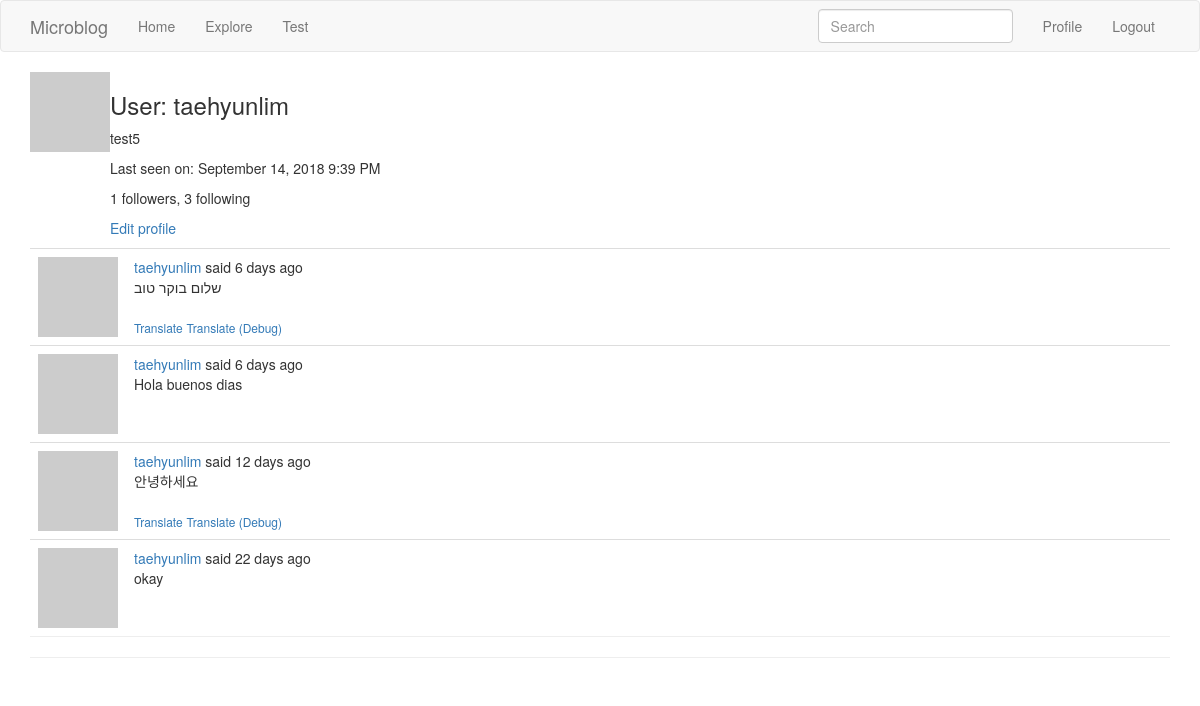
Page /user/taehyunlim (signed in) on the earlier database version.
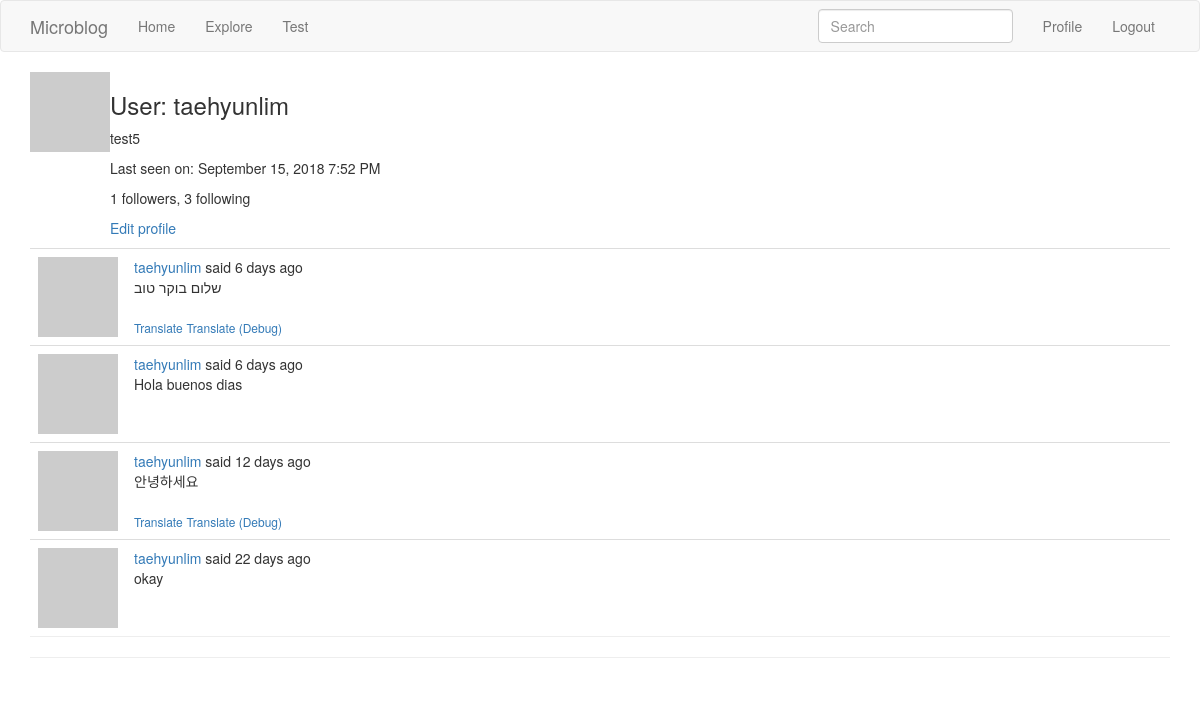
Same page on the later database version.
### app/models.py (models this page shows, shortened)
class User(UserMixin, db.Model):
    id = db.Column(db.Integer, primary_key=True)
    username = db.Column(db.String(64), index=True, unique=True)
    email = db.Column(db.String(120), index=True, unique=True)
    pw_hash = db.Column(db.String(128))
    about_me = db.Column(db.String(140))
    datetime_joined = db.Column(db.DateTime, default=datetime.utcnow)
    datetime_last_seen = db.Column(db.DateTime, default=datetime.utcnow)
    posts = db.relationship('Post', backref='author', lazy='dynamic')
    followed = db.relationship(
        'User', # Self-referential
        secondary=followers, # Association table defined above
        primaryjoin=(followers.c.follower_id == id), # How left-side entity is linked: User's `id` matches the `follower_id` field of the association table
        secondaryjoin=(followers.c.followed_id == id), # How the right-side entity (followed user) is linked.
        backref=db.backref('followers', lazy='dynamic'), # How this relationship will be accessed from the right-side entity (followed)
        lazy='dynamic' # `dynamic` sets up the query to not run until specifically requested
    )
    def avatar(self, size):
        digest = md5(self.email.lower().encode('utf-8')).hexdigest()
        return 'https://www.gravatar.com/avatar/{}?d=identicon&s={}'.format(digest, size)

class SearchableMixin(object):
    @classmethod
    def before_commit(cls, session):
        session._changes = {
            'add': list(session.new),
            'update': list(session.dirty),
            'delete': list(session.deleted)
        }
    @classmethod
    def after_commit(cls, session):
        for obj in session._changes['add']:
            if isinstance(obj, SearchableMixin):
                add_to_index(obj.__tablename__, obj)
        for obj in session._changes['update']:
            if isinstance(obj, SearchableMixin):
                add_to_index(obj.__tablename__, obj)
        for obj in session._changes['delete']:
            if isinstance(obj, SearchableMixin):
                remove_from_index(obj.__tablename__, obj)
        session._changes = None

class Post(SearchableMixin, db.Model):
    __searchable__ = ['body']
    id = db.Column(db.Integer, primary_key=True)
    body = db.Column(db.String(140))
    timestamp = db.Column(db.DateTime, index=True, default=datetime.utcnow)
    user_id = db.Column(db.Integer, db.ForeignKey('user.id'))
    language = db.Column(db.String(5))

### app/main/routes.py (the view)
@bp.route('/user/<username>')
@login_required
def user(username):
    user = User.query.filter_by(username=username).first_or_404()
    page = request.args.get('page', 1, type=int)
    posts = user.posts.order_by(Post.timestamp.desc()).paginate(
        page, current_app.config['POSTS_PER_PAGE'], False)
    next_url = url_for('main.user', username=user.username, page=posts.next_num) if posts.has_next else None
    prev_url = url_for('main.user', username=user.username, page=posts.prev_num) if posts.has_prev else None
    return render_template('user.html', user=user, posts=posts.items, next_url=next_url, prev_url=prev_url)

### app/main/forms.py
class SearchForm(FlaskForm):
    q = StringField(_l('Search'), validators=[DataRequired()])
    def __init__(self, *args, **kwargs):
        if 'formdata' not in kwargs:
            kwargs['formdata'] = request.args
        if 'csrf_enabled' not in kwargs:
            kwargs['csrf_enabled'] = False
        super(SearchForm, self).__init__(*args, **kwargs)

### app/main/routes.py (called while the page is built)
@bp.before_request
def before_request():
    if current_user.is_authenticated:
        current_user.datetime_last_seen = datetime.utcnow()
        db.session.commit()
        g.search_form = SearchForm()
    g.locale = str(get_locale())

### app/models.py (called while the page is built)
@login.user_loader
def load_user(id):
    return User.query.get(int(id))

### app/templates/user.html (shortened to what this page needs)
{% extends "base.html" %}
{% block app_content %}
  <table>
    <tr valign="top">
      <td><img src="{{ user.avatar(64) }}"></td>
      <td>
        <h3>User: {{ user.username }}</h3>
        {% if user.about_me %}<p>{{ user.about_me }}</p>{% endif %}
        {% if user.datetime_last_seen %}<p>Last seen on: {{ moment(user.datetime_last_seen).format('LLL') }}</p>{% endif %}
        <p>{{ user.followers.count() }} followers, {{ user.followed.count() }} following</p>
        {% if user == current_user %}
        <p><a href="{{ url_for('main.edit_profile') }}">Edit profile</a></p>
        {% elif not current_user.is_following(user) %}
        <p><a href="{{ url_for('main.follow', username=user.username) }}">Follow</a><p>
        {% else %}
        <p><a href="{{ url_for('main.unfollow', username=user.username) }}">Unfollow</a><p>
        {% endif %}
      </td>
    </tr>
  </table>
  {% for post in posts %}
    {% include '_post.html' %}
  {% endfor %}
  <hr style="margin-top: 0 !important;">
{% endblock %}

### app/templates/base.html (shortened to what this page needs)
{% extends 'bootstrap/base.html' %}
{% block navbar %}
  <nav class="navbar navbar-default">
      <div class="container">
          <div class="navbar-header">
              <a class="navbar-brand" href="{{ url_for('main.index') }}">Microblog</a>
          </div>
          <div class="collapse navbar-collapse" id="bs-example-navbar-collapse-1">
              <ul class="nav navbar-nav">
                  <li><a href="{{ url_for('main.index') }}">Home</a></li>
                  <li><a href="{{ url_for('main.explore') }}">Explore</a></li>
                  <li><a href="{{ url_for('main.test') }}">Test</a></li>
              </ul>
              <ul class="nav navbar-nav navbar-right">
                  {% if current_user.is_anonymous %}
                  <li><a href="{{ url_for('auth.login') }}">Login</a></li>
                  {% else %}
                  <li><a href="{{ url_for('main.user', username=current_user.username) }}">Profile</a></li>
                  <li><a href="{{ url_for('auth.logout') }}">Logout</a></li>
                  {% endif %}
              </ul>
              {% if g.search_form %}
              <form class="navbar-form navbar-right" method="get" action="{{ url_for('main.search') }}">
                <div class="form-group">
                  {{ g.search_form.q(size=20, class='form-control', placeholder=g.search_form.q.label.text) }}
                </div>
              </form>
              {% endif %}
          </div>
      </div>
  </nav>
{% endblock %}
{% block content %}
  <div class="container">
    {% block app_content %}{% endblock %}
    <hr>
  </div>
{% endblock %}

### app/templates/_post.html (shortened to what this page needs)
<table class="table table-hover" style="margin-bottom: 0 !important;">
  <tr>
    <td width="30px">
      <a href="{{ url_for('main.user', username=post.author.username) }}">
        <img src="{{ post.author.avatar(16) }}">
      </a>
    </td>
    <td>
      {{ _('%(username)s said %(when)s', username=user_link, when=moment(post.timestamp).fromNow()) }}
      <br>
      <span id="post_{{ post.id }}">{{ post.body }}</span>
      {% if post.language and post.language != g.locale %}
      <br><br>
      <span id="translation_{{ post.id }}">
        <a href="javascript:translate('#post_{{ post.id }}', '#translation_{{ post.id }}', '{{ post.language }}', '{{ g.locale }}');
        " style="font-size: 12px;">{{ _('Translate') }}</a>
        <a href="javascript:console.log('#post_{{ post.id }}', '#translation_{{ post.id }}', '{{ post.language }}', '{{ g.locale }}');
        " style="font-size: 12px;">{{ _('Translate (Debug)') }}</a>
      </span>
      {% endif %}
    </td>
  </tr>
</table>

Differences in the rows shown:
changed User "taehyunlim": datetime_last_seen "September 14, 2018 9:39 PM" → "September 15, 2018 7:52 PM"
